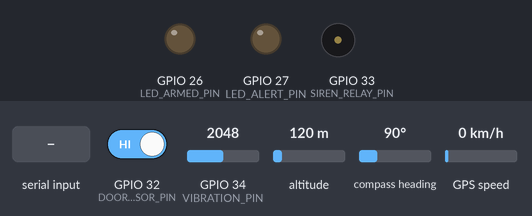
A sketch run on a simulated ESP32. Parts: output pins drawn as LEDs (lit = HIGH), buzzer (waves = sounding, pin HIGH). The inputs (shaded band) are chosen by the test bench; at power-on: GPIO 32 (DOOR_SENSOR_PIN) HIGH, GPIO 34 (VIBRATION_PIN) = 2048, altitude 120 m, compass heading 90°, GPS speed 0 km/h. WiFi joins after 1.5 s; servers stay silent unless stated; the GPS gets a fix after 3 s at 37.7749, -122.4194 with 8 satellites; what the sketch prints to the serial monitor is not drawn.

Above: at 2.7 s.
2.8 s: "ARM\n" received over Serial
At 3.7 s:
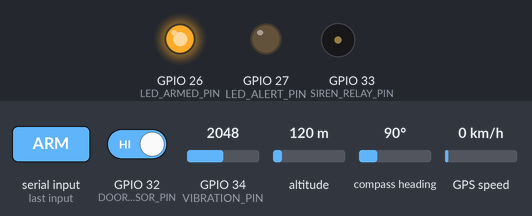
4.4 s: "DISARM\n" received over Serial
At 5.1 s:
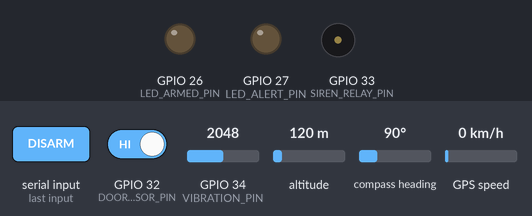
Timing chart, 0 to 7.4 s (numbered marks = the images above; inputs shaded):
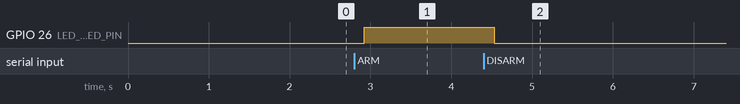

The sketch:

car_theft_detection_system.ino
```cpp
/*
  Smart Car Theft Detection System
  ESP32 based silent intelligent theft detection + instant mobile alert
  Sensors: Vibration Sensor (SW-420), Door Magnetic Sensor (Reed Switch), GPS (NEO-6M, optional)
*/

#include <WiFi.h>
#include <HTTPClient.h>
#include <HardwareSerial.h>
#include <TinyGPS++.h>

// ---------- Pin Definitions ----------
#define VIBRATION_PIN        34   // Vibration sensor (analog/digital)
#define DOOR_SENSOR_PIN      32   // Magnetic reed switch (digital)
#define BUZZER_PIN           25
#define LED_ARMED_PIN        26
#define LED_ALERT_PIN        27
#define SIREN_RELAY_PIN      33   // External siren/horn relay

#define GPS_RX_PIN           16
#define GPS_TX_PIN           17
#define USE_GPS              true

// ---------- Thresholds ----------
const int VIBRATION_THRESHOLD = 2500; // analog threshold for tamper detection
const unsigned long ARM_DELAY_MS = 5000;     // delay after arming before active
const unsigned long ALERT_COOLDOWN_MS = 15000; // avoid alert spam

// ---------- WiFi ----------
const char* ssid     = "YOUR_WIFI_SSID";
const char* password = "YOUR_WIFI_PASSWORD";

// ---------- Notification Endpoint (e.g. Telegram Bot / Push API / Server) ----------
const char* alertServerURL = "http://your-server.com/api/theft-alert"; // replace with your endpoint

// ---------- Objects ----------
HardwareSerial gpsSerial(1);
TinyGPSPlus gps;

// ---------- Variables ----------
bool systemArmed = false;
unsigned long armTime = 0;
bool systemActive = false; // true after arm delay passes

int vibrationValue = 0;
bool doorOpen = false;
bool tamperDetected = false;

unsigned long lastAlertTime = 0;

double latitude = 0.0;
double longitude = 0.0;
bool gpsFixValid = false;

unsigned long lastReadTime = 0;
const unsigned long readInterval = 200;

enum SystemStatus { DISARMED, ARMING, ARMED, ALERT };
SystemStatus systemStatus = DISARMED;

void setup() {
  Serial.begin(115200);

  pinMode(DOOR_SENSOR_PIN, INPUT_PULLUP);
  pinMode(BUZZER_PIN, OUTPUT);
  pinMode(LED_ARMED_PIN, OUTPUT);
  pinMode(LED_ALERT_PIN, OUTPUT);
  pinMode(SIREN_RELAY_PIN, OUTPUT);

  digitalWrite(BUZZER_PIN, LOW);
  digitalWrite(SIREN_RELAY_PIN, LOW);

  if (USE_GPS) {
    gpsSerial.begin(9600, SERIAL_8N1, GPS_RX_PIN, GPS_TX_PIN);
  }

  connectWiFi();

  Serial.println("Smart Car Theft Detection System Initialized");
  Serial.println("Send 'ARM' or 'DISARM' via Serial to control system (replace with app/RF remote in production).");
}

void loop() {
  unsigned long now = millis();

  handleSerialCommands(); // placeholder for remote arm/disarm trigger

  if (USE_GPS) readGPS();

  if (now - lastReadTime >= readInterval) {
    lastReadTime = now;
    readSensors();
    updateSystemState(now);
    evaluateTamper(now);
    updateIndicators();
  }
}

// ---------- WiFi ----------
void connectWiFi() {
  WiFi.begin(ssid, password);
  Serial.print("Connecting to WiFi");
  int attempts = 0;
  while (WiFi.status() != WL_CONNECTED && attempts < 10) {
    delay(500);
    Serial.print(".");
    attempts++;
  }
  if (WiFi.status() == WL_CONNECTED) {
    Serial.println("\nWiFi connected: " + WiFi.localIP().toString());
  } else {
    Serial.println("\nWiFi connection failed. Continuing offline.");
  }
}

// ---------- Remote Control (placeholder - replace with app/RF/Bluetooth) ----------
void handleSerialCommands() {
  if (Serial.available()) {
    String cmd = Serial.readStringUntil('\n');
    cmd.trim();
    if (cmd.equalsIgnoreCase("ARM")) {
      armSystem();
    } else if (cmd.equalsIgnoreCase("DISARM")) {
      disarmSystem();
    }
  }
}

void armSystem() {
  systemArmed = true;
  systemActive = false;
  armTime = millis();
  systemStatus = ARMING;
  Serial.println("System ARMING... (exit delay active)");
}

void disarmSystem() {
  systemArmed = false;
  systemActive = false;
  systemStatus = DISARMED;
  digitalWrite(SIREN_RELAY_PIN, LOW);
  noTone(BUZZER_PIN);
  Serial.println("System DISARMED.");
}

// ---------- Sensor Reading ----------
void readSensors() {
  vibrationValue = analogRead(VIBRATION_PIN);
  doorOpen = (digitalRead(DOOR_SENSOR_PIN) == HIGH); // HIGH = door open (depends on wiring)
}

// ---------- GPS Reading ----------
void readGPS() {
  while (gpsSerial.available() > 0) {
    gps.encode(gpsSerial.read());
  }
  if (gps.location.isValid()) {
    latitude = gps.location.lat();
    longitude = gps.location.lng();
    gpsFixValid = true;
  } else {
    gpsFixValid = false;
  }
}

// ---------- System State Management ----------
void updateSystemState(unsigned long now) {
  if (systemArmed && !systemActive) {
    if (now - armTime >= ARM_DELAY_MS) {
      systemActive = true;
      systemStatus = ARMED;
      Serial.println("System ARMED and active.");
    }
  }
}

// ---------- Tamper Evaluation ----------
void evaluateTamper(unsigned long now) {
  if (!systemActive) {
    tamperDetected = false;
    return;
  }

  bool vibrationTamper = vibrationValue >= VIBRATION_THRESHOLD;
  bool doorTamper = doorOpen;

  if (vibrationTamper || doorTamper) {
    tamperDetected = true;
    systemStatus = ALERT;

    if (now - lastAlertTime >= ALERT_COOLDOWN_MS) {
      lastAlertTime = now;
      triggerAlert(vibrationTamper, doorTamper);
    }
  } else {
    tamperDetected = false;
    if (systemStatus == ALERT) {
      systemStatus = ARMED; // reset to armed once tamper clears (siren can be made latching if desired)
    }
  }
}

// ---------- Alert Trigger ----------
void triggerAlert(bool vibration, bool door) {
  Serial.println("🚨 THEFT ALERT TRIGGERED 🚨");
  if (vibration) Serial.println("→ Vibration/tamper detected.");
  if (door) Serial.println("→ Door opened without authorization.");

  digitalWrite(SIREN_RELAY_PIN, HIGH);
  tone(BUZZER_PIN, 2500);

  sendMobileAlert(vibration, door);
}

// ---------- Send Alert to Server/Mobile ----------
void sendMobileAlert(bool vibration, bool door) {
  if (WiFi.status() != WL_CONNECTED) {
    Serial.println("WiFi not connected. Cannot send remote alert.");
    return;
  }

  HTTPClient http;
  http.begin(alertServerURL);
  http.addHeader("Content-Type", "application/json");

  String payload = "{";
  payload += "\"event\":\"theft_alert\",";
  payload += "\"vibration\":" + String(vibration ? "true" : "false") + ",";
  payload += "\"door_open\":" + String(door ? "true" : "false") + ",";
  if (gpsFixValid) {
    payload += "\"latitude\":" + String(latitude, 6) + ",";
    payload += "\"longitude\":" + String(longitude, 6);
  } else {
    payload += "\"latitude\":null,\"longitude\":null";
  }
  payload += "}";

  int httpCode = http.POST(payload);
  if (httpCode > 0) {
    Serial.println("Alert sent. HTTP code: " + String(httpCode));
  } else {
    Serial.println("Failed to send alert. Error: " + http.errorToString(httpCode));
  }
  http.end();
}

// ---------- Indicators ----------
void updateIndicators() {
  digitalWrite(LED_ARMED_PIN, (systemStatus == ARMED || systemStatus == ARMING) ? HIGH : LOW);
  digitalWrite(LED_ALERT_PIN, systemStatus == ALERT ? HIGH : LOW);

  if (systemStatus != ALERT) {
    digitalWrite(SIREN_RELAY_PIN, LOW);
    noTone(BUZZER_PIN);
  }
}
```

Measured:
- after the input at 2.8 s, GPIO 26 (LED_ARMED_PIN): LOW → HIGH after 0.13 s
- after the input at 4.4 s, GPIO 26 (LED_ARMED_PIN): HIGH → LOW after 0.13 s instead of 3.5 s; GPIO 27 (LED_ALERT_PIN): stays LOW (without the input it goes to HIGH after 3.5 s)
